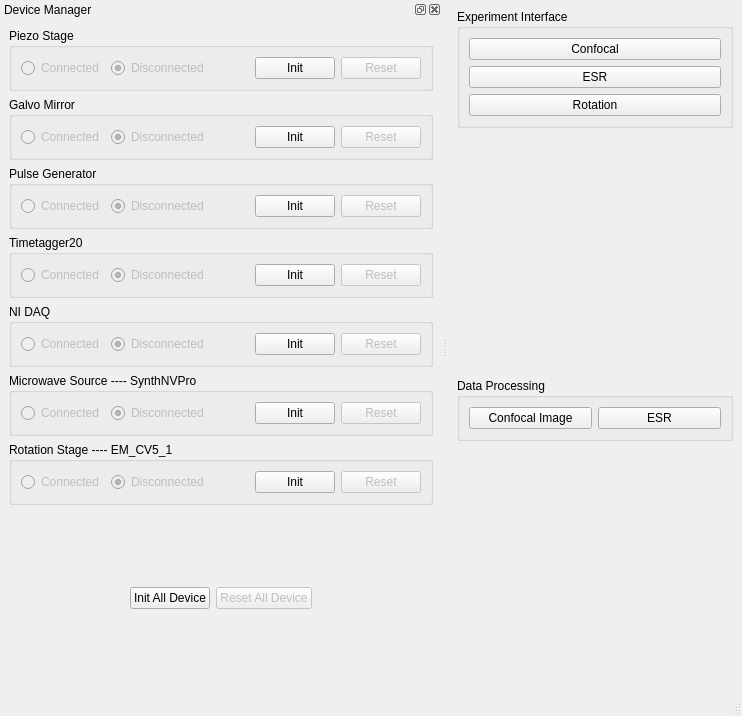
<?xml version="1.0" encoding="UTF-8"?>
<ui version="4.0">
 <class>MainWindow</class>
 <widget class="QMainWindow" name="MainWindow">
  <property name="geometry">
   <rect>
    <x>0</x>
    <y>0</y>
    <width>742</width>
    <height>716</height>
   </rect>
  </property>
  <property name="windowTitle">
   <string>MainWindow</string>
  </property>
  <widget class="QWidget" name="centralwidget">
   <layout class="QGridLayout" name="gridLayout_2">
    <item row="2" column="1">
     <widget class="QGroupBox" name="gbDataProcessing">
      <property name="title">
       <string>Data Processing</string>
      </property>
      <layout class="QGridLayout" name="gridLayout_12">
       <item row="0" column="0">
        <widget class="QPushButton" name="pbDP_confocal">
         <property name="text">
          <string>Confocal Image</string>
         </property>
        </widget>
       </item>
       <item row="0" column="1">
        <widget class="QPushButton" name="pbDP_ESR">
         <property name="text">
          <string>ESR</string>
         </property>
        </widget>
       </item>
      </layout>
     </widget>
    </item>
    <item row="1" column="1">
     <spacer name="verticalSpacer">
      <property name="orientation">
       <enum>Qt::Vertical</enum>
      </property>
      <property name="sizeHint" stdset="0">
       <size>
        <width>20</width>
        <height>40</height>
       </size>
      </property>
     </spacer>
    </item>
    <item row="0" column="1">
     <widget class="QGroupBox" name="gbExperiment">
      <property name="title">
       <string>Experiment Interface</string>
      </property>
      <layout class="QGridLayout" name="gridLayout_11">
       <item row="0" column="0">
        <widget class="QPushButton" name="pbExpConfocal">
         <property name="text">
          <string>Confocal</string>
         </property>
        </widget>
       </item>
       <item row="1" column="0">
        <widget class="QPushButton" name="pbExpESR">
         <property name="text">
          <string>ESR</string>
         </property>
        </widget>
       </item>
       <item row="2" column="0">
        <widget class="QPushButton" name="pbExpRotation">
         <property name="text">
          <string>Rotation</string>
         </property>
        </widget>
       </item>
      </layout>
     </widget>
    </item>
    <item row="3" column="1">
     <spacer name="verticalSpacer_2">
      <property name="orientation">
       <enum>Qt::Vertical</enum>
      </property>
      <property name="sizeHint" stdset="0">
       <size>
        <width>20</width>
        <height>40</height>
       </size>
      </property>
     </spacer>
    </item>
   </layout>
  </widget>
  <widget class="QMenuBar" name="menubar">
   <property name="geometry">
    <rect>
     <x>0</x>
     <y>0</y>
     <width>742</width>
     <height>26</height>
    </rect>
   </property>
  </widget>
  <widget class="QStatusBar" name="statusbar"/>
  <widget class="QDockWidget" name="Device_Manager">
   <property name="focusPolicy">
    <enum>Qt::TabFocus</enum>
   </property>
   <property name="windowTitle">
    <string>Device Manager</string>
   </property>
   <attribute name="dockWidgetArea">
    <number>1</number>
   </attribute>
   <widget class="QWidget" name="dockWidgetContents_2">
    <layout class="QGridLayout" name="gridLayout_4">
     <item row="0" column="1">
      <widget class="QGroupBox" name="gbPiezo">
       <property name="title">
        <string>Piezo Stage</string>
       </property>
       <layout class="QGridLayout" name="gridLayout_3">
        <item row="0" column="3">
         <widget class="QPushButton" name="pbPiezoInit">
          <property name="text">
           <string>Init</string>
          </property>
         </widget>
        </item>
        <item row="0" column="0">
         <widget class="QRadioButton" name="rbPiezoConnect">
          <property name="enabled">
           <bool>false</bool>
          </property>
          <property name="text">
           <string>Connected</string>
          </property>
          <property name="checkable">
           <bool>true</bool>
          </property>
         </widget>
        </item>
        <item row="0" column="1">
         <widget class="QRadioButton" name="rbPiezoDisconnect">
          <property name="enabled">
           <bool>false</bool>
          </property>
          <property name="text">
           <string>Disconnected</string>
          </property>
          <property name="checkable">
           <bool>true</bool>
          </property>
          <property name="checked">
           <bool>true</bool>
          </property>
         </widget>
        </item>
        <item row="0" column="4">
         <widget class="QPushButton" name="pbPiezoReset">
          <property name="enabled">
           <bool>false</bool>
          </property>
          <property name="text">
           <string>Reset</string>
          </property>
          <property name="checkable">
           <bool>false</bool>
          </property>
          <property name="checked">
           <bool>false</bool>
          </property>
         </widget>
        </item>
        <item row="0" column="2">
         <spacer name="horizontalSpacer">
          <property name="orientation">
           <enum>Qt::Horizontal</enum>
          </property>
          <property name="sizeHint" stdset="0">
           <size>
            <width>40</width>
            <height>20</height>
           </size>
          </property>
         </spacer>
        </item>
       </layout>
      </widget>
     </item>
     <item row="3" column="1">
      <widget class="QGroupBox" name="gbPulseGenerator">
       <property name="title">
        <string>Pulse Generator</string>
       </property>
       <layout class="QGridLayout" name="gridLayout_6">
        <item row="0" column="3">
         <widget class="QPushButton" name="pbPulseGenInit">
          <property name="text">
           <string>Init</string>
          </property>
         </widget>
        </item>
        <item row="0" column="0">
         <widget class="QRadioButton" name="rbPulseGenConnect">
          <property name="enabled">
           <bool>false</bool>
          </property>
          <property name="text">
           <string>Connected</string>
          </property>
          <property name="checkable">
           <bool>true</bool>
          </property>
         </widget>
        </item>
        <item row="0" column="4">
         <widget class="QPushButton" name="pbPulseGenReset">
          <property name="enabled">
           <bool>false</bool>
          </property>
          <property name="text">
           <string>Reset</string>
          </property>
          <property name="checkable">
           <bool>false</bool>
          </property>
          <property name="checked">
           <bool>false</bool>
          </property>
         </widget>
        </item>
        <item row="0" column="1">
         <widget class="QRadioButton" name="rbPulseGenDisconnect">
          <property name="enabled">
           <bool>false</bool>
          </property>
          <property name="text">
           <string>Disconnected</string>
          </property>
          <property name="checkable">
           <bool>true</bool>
          </property>
          <property name="checked">
           <bool>true</bool>
          </property>
         </widget>
        </item>
        <item row="0" column="2">
         <spacer name="horizontalSpacer_5">
          <property name="orientation">
           <enum>Qt::Horizontal</enum>
          </property>
          <property name="sizeHint" stdset="0">
           <size>
            <width>40</width>
            <height>20</height>
           </size>
          </property>
         </spacer>
        </item>
       </layout>
      </widget>
     </item>
     <item row="4" column="1">
      <widget class="QGroupBox" name="gbTimetagger">
       <property name="title">
        <string>Timetagger20</string>
       </property>
       <layout class="QGridLayout" name="gridLayout_7">
        <item row="0" column="3">
         <widget class="QPushButton" name="pbTaggerInit">
          <property name="text">
           <string>Init</string>
          </property>
         </widget>
        </item>
        <item row="0" column="4">
         <widget class="QPushButton" name="pbTaggerReset">
          <property name="enabled">
           <bool>false</bool>
          </property>
          <property name="text">
           <string>Reset</string>
          </property>
          <property name="checkable">
           <bool>false</bool>
          </property>
          <property name="checked">
           <bool>false</bool>
          </property>
         </widget>
        </item>
        <item row="0" column="1">
         <widget class="QRadioButton" name="rbTaggerDisconnect">
          <property name="enabled">
           <bool>false</bool>
          </property>
          <property name="text">
           <string>Disconnected</string>
          </property>
          <property name="checkable">
           <bool>true</bool>
          </property>
          <property name="checked">
           <bool>true</bool>
          </property>
         </widget>
        </item>
        <item row="0" column="0">
         <widget class="QRadioButton" name="rbTaggerConnect">
          <property name="enabled">
           <bool>false</bool>
          </property>
          <property name="text">
           <string>Connected</string>
          </property>
          <property name="checkable">
           <bool>true</bool>
          </property>
         </widget>
        </item>
        <item row="0" column="2">
         <spacer name="horizontalSpacer_6">
          <property name="orientation">
           <enum>Qt::Horizontal</enum>
          </property>
          <property name="sizeHint" stdset="0">
           <size>
            <width>40</width>
            <height>20</height>
           </size>
          </property>
         </spacer>
        </item>
       </layout>
      </widget>
     </item>
     <item row="6" column="1">
      <widget class="QGroupBox" name="gbMW">
       <property name="title">
        <string>Microwave Source ---- SynthNVPro</string>
       </property>
       <layout class="QGridLayout" name="gridLayout_9">
        <item row="0" column="0">
         <widget class="QRadioButton" name="rbMWConnect">
          <property name="enabled">
           <bool>false</bool>
          </property>
          <property name="text">
           <string>Connected</string>
          </property>
          <property name="checkable">
           <bool>true</bool>
          </property>
         </widget>
        </item>
        <item row="0" column="3">
         <widget class="QPushButton" name="pbMWInit">
          <property name="text">
           <string>Init</string>
          </property>
         </widget>
        </item>
        <item row="0" column="1">
         <widget class="QRadioButton" name="rbMWDisconnect">
          <property name="enabled">
           <bool>false</bool>
          </property>
          <property name="text">
           <string>Disconnected</string>
          </property>
          <property name="checkable">
           <bool>true</bool>
          </property>
          <property name="checked">
           <bool>true</bool>
          </property>
         </widget>
        </item>
        <item row="0" column="4">
         <widget class="QPushButton" name="pbMWReset">
          <property name="enabled">
           <bool>false</bool>
          </property>
          <property name="text">
           <string>Reset</string>
          </property>
          <property name="checkable">
           <bool>false</bool>
          </property>
          <property name="checked">
           <bool>false</bool>
          </property>
         </widget>
        </item>
        <item row="0" column="2">
         <spacer name="horizontalSpacer_8">
          <property name="orientation">
           <enum>Qt::Horizontal</enum>
          </property>
          <property name="sizeHint" stdset="0">
           <size>
            <width>40</width>
            <height>20</height>
           </size>
          </property>
         </spacer>
        </item>
       </layout>
      </widget>
     </item>
     <item row="9" column="1">
      <widget class="QGroupBox" name="gbRotationStage">
       <property name="title">
        <string>Rotation Stage ---- EM_CV5_1</string>
       </property>
       <layout class="QGridLayout" name="gridLayout_10">
        <item row="0" column="1">
         <widget class="QRadioButton" name="rbRotatorDisconnect">
          <property name="enabled">
           <bool>false</bool>
          </property>
          <property name="text">
           <string>Disconnected</string>
          </property>
          <property name="checkable">
           <bool>true</bool>
          </property>
          <property name="checked">
           <bool>true</bool>
          </property>
         </widget>
        </item>
        <item row="0" column="0">
         <widget class="QRadioButton" name="rbRotaotrConnect">
          <property name="enabled">
           <bool>false</bool>
          </property>
          <property name="text">
           <string>Connected</string>
          </property>
          <property name="checkable">
           <bool>true</bool>
          </property>
         </widget>
        </item>
        <item row="0" column="4">
         <widget class="QPushButton" name="pbRotatorReset">
          <property name="enabled">
           <bool>false</bool>
          </property>
          <property name="text">
           <string>Reset</string>
          </property>
          <property name="checkable">
           <bool>false</bool>
          </property>
          <property name="checked">
           <bool>false</bool>
          </property>
         </widget>
        </item>
        <item row="0" column="3">
         <widget class="QPushButton" name="pbRotatorInit">
          <property name="text">
           <string>Init</string>
          </property>
         </widget>
        </item>
        <item row="0" column="2">
         <spacer name="horizontalSpacer_9">
          <property name="orientation">
           <enum>Qt::Horizontal</enum>
          </property>
          <property name="sizeHint" stdset="0">
           <size>
            <width>40</width>
            <height>20</height>
           </size>
          </property>
         </spacer>
        </item>
       </layout>
      </widget>
     </item>
     <item row="5" column="1">
      <widget class="QGroupBox" name="gbNIdaq">
       <property name="title">
        <string>NI DAQ</string>
       </property>
       <layout class="QGridLayout" name="gridLayout_8">
        <item row="0" column="1">
         <widget class="QRadioButton" name="rbDaqDisconnect">
          <property name="enabled">
           <bool>false</bool>
          </property>
          <property name="text">
           <string>Disconnected</string>
          </property>
          <property name="checkable">
           <bool>true</bool>
          </property>
          <property name="checked">
           <bool>true</bool>
          </property>
         </widget>
        </item>
        <item row="0" column="4">
         <widget class="QPushButton" name="pbDaqReset">
          <property name="enabled">
           <bool>false</bool>
          </property>
          <property name="text">
           <string>Reset</string>
          </property>
          <property name="checkable">
           <bool>false</bool>
          </property>
          <property name="checked">
           <bool>false</bool>
          </property>
         </widget>
        </item>
        <item row="0" column="3">
         <widget class="QPushButton" name="pbDaqInit">
          <property name="text">
           <string>Init</string>
          </property>
         </widget>
        </item>
        <item row="0" column="0">
         <widget class="QRadioButton" name="rbDaqConnect">
          <property name="enabled">
           <bool>false</bool>
          </property>
          <property name="text">
           <string>Connected</string>
          </property>
          <property name="checkable">
           <bool>true</bool>
          </property>
         </widget>
        </item>
        <item row="0" column="2">
         <spacer name="horizontalSpacer_7">
          <property name="orientation">
           <enum>Qt::Horizontal</enum>
          </property>
          <property name="sizeHint" stdset="0">
           <size>
            <width>40</width>
            <height>20</height>
           </size>
          </property>
         </spacer>
        </item>
       </layout>
      </widget>
     </item>
     <item row="2" column="1">
      <widget class="QGroupBox" name="gbGalvo">
       <property name="title">
        <string>Galvo Mirror</string>
       </property>
       <layout class="QGridLayout" name="gridLayout_5">
        <item row="1" column="4">
         <widget class="QPushButton" name="pbGalvoReset">
          <property name="enabled">
           <bool>false</bool>
          </property>
          <property name="text">
           <string>Reset</string>
          </property>
          <property name="checkable">
           <bool>false</bool>
          </property>
          <property name="checked">
           <bool>false</bool>
          </property>
         </widget>
        </item>
        <item row="1" column="3">
         <widget class="QPushButton" name="pbGalvoInit">
          <property name="text">
           <string>Init</string>
          </property>
         </widget>
        </item>
        <item row="1" column="0">
         <widget class="QRadioButton" name="rbGalvoConnect">
          <property name="enabled">
           <bool>false</bool>
          </property>
          <property name="text">
           <string>Connected</string>
          </property>
          <property name="checkable">
           <bool>true</bool>
          </property>
         </widget>
        </item>
        <item row="1" column="1">
         <widget class="QRadioButton" name="rbGalvoDisconnect">
          <property name="enabled">
           <bool>false</bool>
          </property>
          <property name="text">
           <string>Disconnected</string>
          </property>
          <property name="checkable">
           <bool>true</bool>
          </property>
          <property name="checked">
           <bool>true</bool>
          </property>
         </widget>
        </item>
        <item row="1" column="2">
         <spacer name="horizontalSpacer_4">
          <property name="orientation">
           <enum>Qt::Horizontal</enum>
          </property>
          <property name="sizeHint" stdset="0">
           <size>
            <width>40</width>
            <height>20</height>
           </size>
          </property>
         </spacer>
        </item>
       </layout>
      </widget>
     </item>
     <item row="11" column="1">
      <layout class="QHBoxLayout" name="horizontalLayout">
       <item>
        <spacer name="horizontalSpacer_2">
         <property name="orientation">
          <enum>Qt::Horizontal</enum>
         </property>
         <property name="sizeHint" stdset="0">
          <size>
           <width>40</width>
           <height>20</height>
          </size>
         </property>
        </spacer>
       </item>
       <item>
        <widget class="QPushButton" name="pbInitAll">
         <property name="text">
          <string>Init All Device</string>
         </property>
        </widget>
       </item>
       <item>
        <widget class="QPushButton" name="pbResetAll">
         <property name="enabled">
          <bool>false</bool>
         </property>
         <property name="text">
          <string>Reset All Device</string>
         </property>
        </widget>
       </item>
       <item>
        <spacer name="horizontalSpacer_3">
         <property name="orientation">
          <enum>Qt::Horizontal</enum>
         </property>
         <property name="sizeHint" stdset="0">
          <size>
           <width>40</width>
           <height>20</height>
          </size>
         </property>
        </spacer>
       </item>
      </layout>
     </item>
     <item row="10" column="1">
      <spacer name="verticalSpacer_3">
       <property name="orientation">
        <enum>Qt::Vertical</enum>
       </property>
       <property name="sizeHint" stdset="0">
        <size>
         <width>20</width>
         <height>40</height>
        </size>
       </property>
      </spacer>
     </item>
     <item row="13" column="1">
      <spacer name="verticalSpacer_4">
       <property name="orientation">
        <enum>Qt::Vertical</enum>
       </property>
       <property name="sizeHint" stdset="0">
        <size>
         <width>20</width>
         <height>40</height>
        </size>
       </property>
      </spacer>
     </item>
    </layout>
   </widget>
  </widget>
 </widget>
 <resources/>
 <connections/>
</ui>
